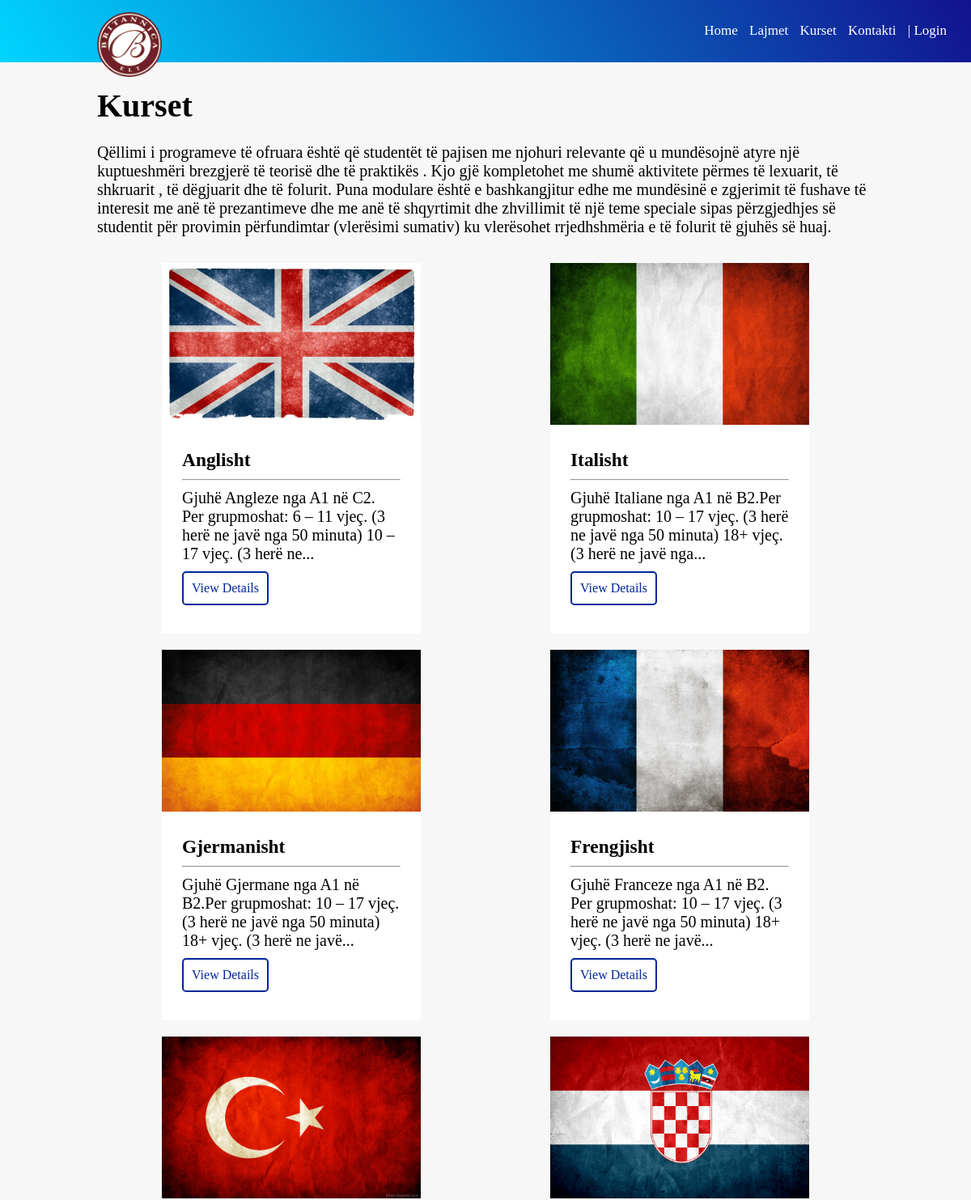
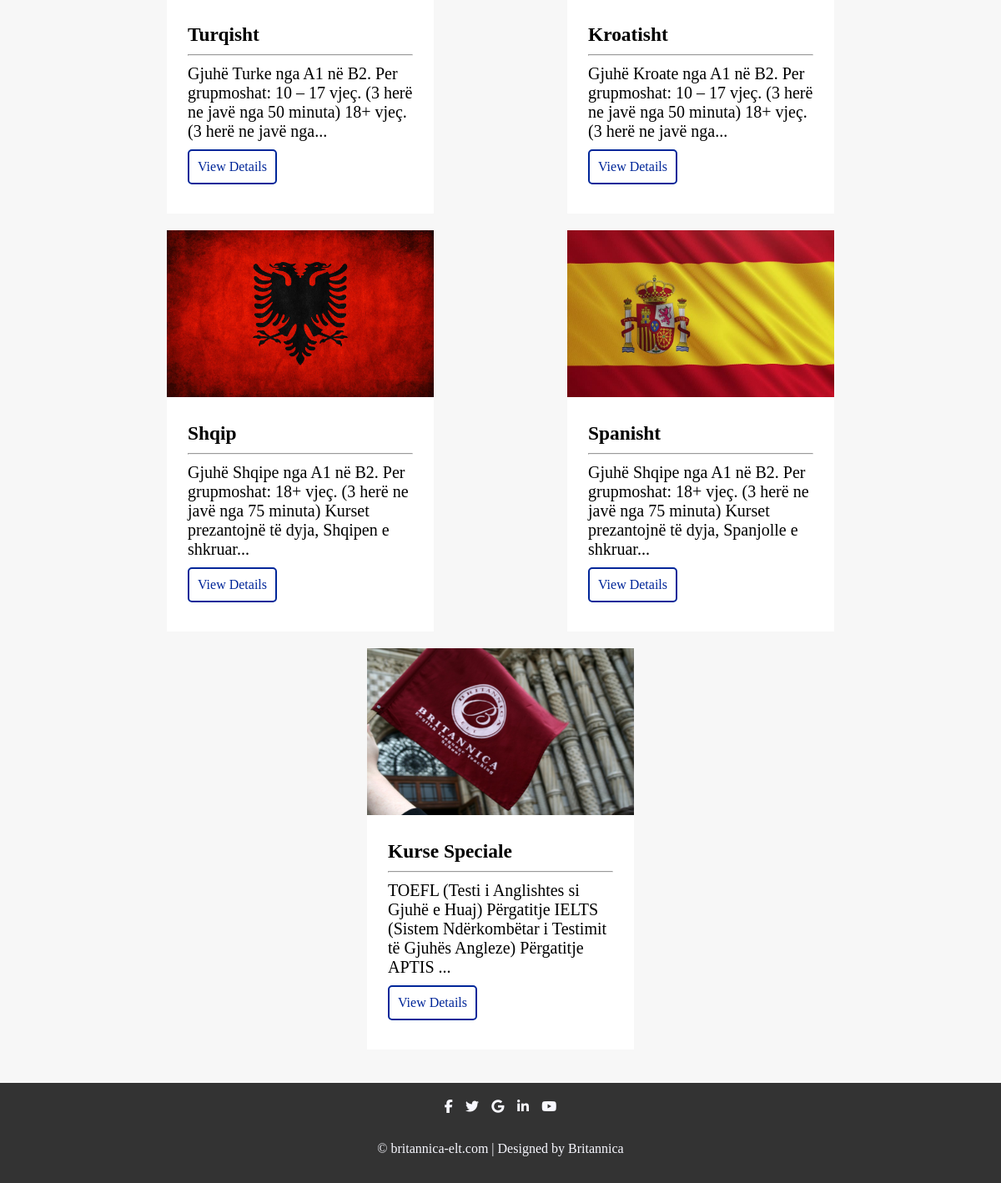
/kurset.php, run on the app's committed database (2 pictures, top to bottom).
### tables this page shows
CREATE TABLE `kurset` (
  `id` int(11) NOT NULL,
  `titulli` tinytext NOT NULL,
  `pershkrimi` varchar(255) NOT NULL,
  `foto` varchar(255) DEFAULT NULL,
  `autori` varchar(128) NOT NULL,
  `created_date` timestamp NULL DEFAULT current_timestamp()
);

### controllers/KursetController.php (called while the page is built, shortened)
<?php
include 'C:\xampp\htdocs\Britannica\config\Database.php';
class KursetController
{
    protected $db;
    public function __construct()
    {
        $this->db = new Database;
    }
    public function all()
    {
        $query = $this->db->pdo->query('SELECT * FROM kurset');
        return $query->fetchAll();
    }
}

### config/Database.php (called while the page is built, shortened)
<?php
class Database
{
    public function __construct()
    {
        try{
            $link = new PDO('mysql:host=localhost;dbname=britannicadb', 'root', '');
            $this->pdo = $link;
        }catch(PDOException $e) {
            die('DIE'. $e->getMessage());
        }
    }
}

### kurset.php (the view, shortened to what this page needs)
<?php
    require './controllers/KursetController.php';
    $kurs = new KursetController;
    $kurset = $kurs->all();
?>
<!DOCTYPE html>
<html>
  <head>
    <link rel="stylesheet" type="text/css" href="css/styleKurset.css" />
  </head>
  <body>
    <?php include 'includes/header.php'; ?>
    <div class="container">
      <div class="content">
        <h1>Kurset</h1>
        <br />
        <p>
          Qëllimi i programeve të ofruara është që studentët të pajisen me
          njohuri relevante që u mundësojnë atyre një kuptueshmëri brezgjerë të
          teorisë dhe të praktikës . Kjo gjë kompletohet me shumë aktivitete
          përmes të lexuarit, të shkruarit , të dëgjuarit dhe të folurit. Puna
          modulare është e bashkangjitur edhe me mundësinë e zgjerimit të
          fushave të interesit me anë të prezantimeve dhe me anë të shqyrtimit
          dhe zhvillimit të një teme speciale sipas përzgjedhjes së studentit
          për provimin përfundimtar (vlerësimi sumativ) ku vlerësohet
          rrjedhshmëria e të folurit të gjuhës së huaj.
        </p>
        <br />
        <div id="gjuhet">
          <?php foreach($kurset as $kurs): ?>
            <div class="gjuha">
              <img src="./images/<?php echo $kurs['foto'];?>" />
              <div class="info">
                 <h3><?php echo $kurs['titulli']; ?> </h3>
                  <hr style="margin: 10px 0;" />
                   <p>
                    <?php echo $kurs['pershkrimi'];?>
                  </p>
                  <a href="kursDetails.php">View Details</a>
              </div>
             </div>
           <?php endforeach ?>
       </div>
      </div>
    </div>
    <?php include 'includes/footer.php'; ?>
  </body>
</html>

### includes/header.php (shortened to what this page needs)
<div class="header">
    <div style="flex-grow: 8;">
      <a href="index.php">
        <img id="logo" src="llogo.png" height="80px" />
      </a>
        </div>
          <ul>
            <li>
              <a href="index.php" >Home</a>
            </li>
            <li>
              <a href=lajmet.php >Lajmet</a>
            </li>
            <li>
              <a href="kurset.php" >Kurset</a>
            </li>
            <li>
              <a href="contactUs.php" >Kontakti</a>
            </li>
            <li>
              <a   href="login/login.php"  > | Login</a>
            </li>
          </ul>
        </div>

### includes/footer.php
<div class="footer">
  <div class="icon-bar" style="color: white;">
    <a href="#"><i class="fab fa-facebook-f"></i></a>
    <a href="#"><i class="fa fa-twitter"></i></a>
    <a href="#"><i class="fa fa-google"></i></a>
    <a href="#"><i class="fa fa-linkedin"></i></a>
    <a href="#"><i class="fa fa-youtube"></i></a>
  </div>
  <div class="footer-bottom">
    &copy; britannica-elt.com | Designed by Britannica
  </div>
</div>

### css/styleKurset.css (style rules this page uses)
* { margin: 0; padding: 0; font-family: Georgia, Times, serif; }
.header { background-color: rgb(0, 38, 153); background: linear-gradient( 59deg, rgba(2, 0, 36, 1) 0%, rgba(0, 212, 255, 1) 0%, rgba(18, 18, 142, 1) 100% ); color: white; display: flex; line-height: 75px; font-size: 17px; padding: 0 20px; }
.header li { display: inline; padding-right: 10px; list-style-type: none; color: white; }
.header a { color: white; text-decoration: none; }
#logo { margin-bottom: -50px; margin-left: 100px; margin-top: 15px; }
.container { background-color: #f7f7f7; width: 100%; display: flex; justify-content: center; padding: 30px 0; }
.content { width: 80%; font-size: 20px; }
#gjuhet { display: flex; justify-content: space-around; flex-wrap: wrap; }
#gjuhet img { width: 320px; height: 200px; }
.gjuha { padding: 0; margin: 10px; background-color: white; max-width: 320px; }
.info { padding: 25px; word-wrap: break-word; }
.info a { background-color: white; border: 2px solid rgb(0, 38, 153); border-radius: 5px; color: rgb(0, 38, 153); margin: 10px 0px; padding: 10px; text-align: center; text-decoration: none; display: inline-block; font-size: 16px; transition-duration: 0.4s; }
.footer { padding: 20px 0 0 0; background-color: #333; color: ghostwhite; height: 100px; width: 100%; display: flex; flex-direction: column; justify-content: space-between; align-items: center; }
.footer a { color: ghostwhite; }
.footer .footer-bottom { background-color: #333; color: ghostwhite; height: 50px; width: 100%; text-align: center; bottom: 0px; left: 0px; }
.icon-bar { width: 150px; display: flex; justify-content: space-around; }

### data on the page
kurset: foto (picture), titulli "Anglisht", pershkrimi "Gjuhë Angleze nga A1 në C2. Per grupmoshat: 6 – 11 vjeç. (3 herë ne javë nga 50 minuta) 10 – 17 vjeç. (3 herë ne..."
kurset: foto (picture), titulli "Italisht", pershkrimi "Gjuhë Italiane nga A1 në B2.Per grupmoshat: 10 – 17 vjeç. (3 herë ne javë nga 50 minuta) 18+ vjeç. (3 herë ne javë nga..."
kurset: foto (picture), titulli "Gjermanisht", pershkrimi "Gjuhë Gjermane nga A1 në B2.Per grupmoshat: 10 – 17 vjeç. (3 herë ne javë nga 50 minuta) 18+ vjeç. (3 herë ne javë..."
kurset: foto (picture), titulli "Frengjisht", pershkrimi "Gjuhë Franceze nga A1 në B2. Per grupmoshat: 10 – 17 vjeç. (3 herë ne javë nga 50 minuta) 18+ vjeç. (3 herë ne javë..."
kurset: foto (picture), titulli "Turqisht", pershkrimi "Gjuhë Turke nga A1 në B2. Per grupmoshat: 10 – 17 vjeç. (3 herë ne javë nga 50 minuta) 18+ vjeç. (3 herë ne javë nga..."
kurset: foto (picture), titulli "Kroatisht", pershkrimi "Gjuhë Kroate nga A1 në B2. Per grupmoshat: 10 – 17 vjeç. (3 herë ne javë nga 50 minuta) 18+ vjeç. (3 herë ne javë nga..."
kurset: foto (picture), titulli "Shqip", pershkrimi "Gjuhë Shqipe nga A1 në B2. Per grupmoshat: 18+ vjeç. (3 herë ne javë nga 75 minuta) Kurset prezantojnë të dyja, Shqipen e shkruar..."
kurset: foto (picture), titulli "Spanisht", pershkrimi "Gjuhë Shqipe nga A1 në B2. Per grupmoshat: 18+ vjeç. (3 herë ne javë nga 75 minuta) Kurset prezantojnë të dyja, Spanjolle e shkruar..."
kurset: foto (picture), titulli "Kurse Speciale", pershkrimi "TOEFL (Testi i Anglishtes si Gjuhë e Huaj) Përgatitje IELTS (Sistem Ndërkombëtar i Testimit të Gjuhës Angleze) Përgatitje APTIS ..."
